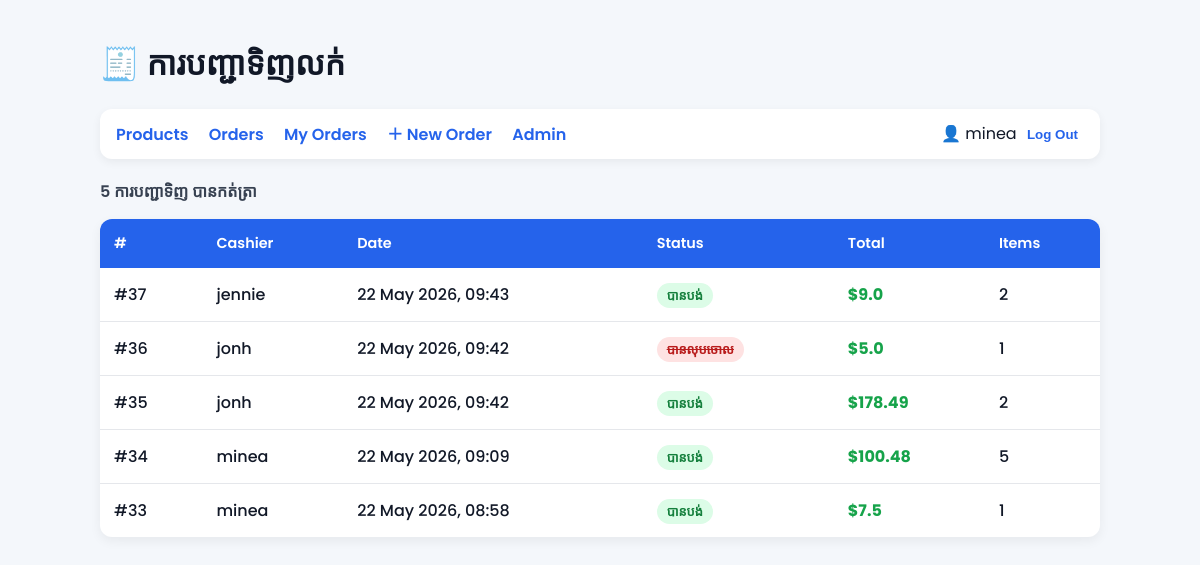
The app's page /sales/orders/ (signed in) with its own data.
### sales/models.py (models this page shows, shortened)
class Order(models.Model):
    STATUS_CHOICES = [
        ('open',       'បានបើក'),
        ('paid',       'បានបង់'),
        ('refunded',   'បានសង'),
        ('cancelled',  'បានលុបចោល'),
    ]
    cashier    = models.ForeignKey(
        User,
        on_delete=models.SET_NULL,
        null=True,
        related_name='orders',
    )
    status     = models.CharField(
        max_length=20,
        choices=STATUS_CHOICES,
        default='open'
    )
    created_at = models.DateTimeField(auto_now_add=True)
    notes      = models.TextField(blank=True)
    @property
    def total(self):
        subtotal = sum(item.subtotal for item in self.items.all())
        try:
            return float(subtotal) - float(self.discount.amount)
        except Discount.DoesNotExist:
            return float(subtotal)
    class Meta:
        ordering = ['-created_at']

class OrderItem(models.Model):
    order      = models.ForeignKey(
        Order,
        on_delete=models.CASCADE,
        related_name='items'
    )
    product    = models.ForeignKey(
        Product,
        on_delete=models.PROTECT
    )
    quantity   = models.PositiveIntegerField(default=1)
    unit_price = models.DecimalField(
        max_digits=8,
        decimal_places=2
    )
    @property
    def subtotal(self):
        return self.unit_price * self.quantity

### sales/views.py (the view)
# urls.py: path('orders/',                views.order_list,     name='order_list'),
@login_required
def order_list(request):
    orders = Order.objects.all()
    return render(request, 'sales/order_list.html', {'orders': orders})

### sales/templates/sales/order_list.html (shortened to what this page needs)
<!DOCTYPE html>
<html lang="km">
<head>
</head>
<body>
<h1>🧾 ការបញ្ជាទិញលក់</h1>
<nav>
    <a href="/sales/products/">Products</a>
    <a href="/sales/orders/">Orders</a>
    <a href="{% url 'my_orders' %}">My Orders</a>
    <a href="/sales/orders/new/">＋ New Order</a>
    <a href="/admin/">Admin</a>
    <span style="float:right">
        👤 {{ request.user.username }}
        <form method="post" action="/accounts/logout/" style="display:inline">
            <button type="submit"
                    style="background:none;border:none;color:#2563eb;font-weight:600;cursor:pointer;">
                Log Out
            </button>
        </form>
    </span>
</nav>
<div class="info">
    {{ orders|length }} ការបញ្ជាទិញ បានកត់ត្រា
</div>
<table>
    <thead>
        <tr>
            <th>#</th>
            <th>Cashier</th>
            <th>Date</th>
            <th>Status</th>
            <th>Total</th>
            <th>Items</th>
        </tr>
    </thead>
    <tbody>
    {% for order in orders %}
    <tr>
        <td>#{{ order.pk }}</td>
        <td>{{ order.cashier }}</td>
        <td>{{ order.created_at|date:"d M Y, H:i" }}</td>
        <td>
            <span class="{{ order.status }}">
                {{ order.get_status_display }}
            </span>
        </td>
        <td class="price">${{ order.total }}</td>
        <td>{{ order.items.count }}</td>
    </tr>
    {% empty %}
    <tr>
        <td colspan="6" class="empty">
            មិនទាន់មានការបញ្ជាទិញ
        </td>
    </tr>
    {% endfor %}
    </tbody>
</table>
</body>
</html>

### sales/templates/sales/order_list.html (style rules this page uses)
body { font-family: 'Poppins', sans-serif; max-width: 1000px; margin: 40px auto; padding: 0 20px; background: #f4f7fb; color: #111827; }
h1 { font-weight: 700; }
nav { background: white; padding: 12px 16px; border-radius: 12px; box-shadow: 0 3px 10px rgba(0,0,0,0.06); margin-bottom: 20px; }
nav a { margin-right: 16px; color: #2563eb; font-weight: 600; text-decoration: none; }
table { width: 100%; border-collapse: collapse; background: white; border-radius: 12px; overflow: hidden; box-shadow: 0 4px 12px rgba(0,0,0,0.06); }
th { background: #2563eb; color: white; padding: 14px; text-align: left; font-weight: 600; font-size: 0.9em; }
td { padding: 14px; border-bottom: 1px solid #e5e7eb; font-weight: 500; }
tr:last-child td { border-bottom: none; }
.paid { background: #dcfce7; color: #15803d; padding: 4px 10px; border-radius: 999px; font-weight: 700; font-size: 0.8em; }
.cancelled { background: #fee2e2; color: #b91c1c; padding: 4px 10px; border-radius: 999px; font-weight: 700; font-size: 0.8em; text-decoration: line-through; }
.info { margin: 15px 0; font-weight: 600; color: #374151; }
.price { font-weight: 700; color: #16a34a; }

### records on screen
Order: pk "37", cashier "jennie", created_at "22 May 2026, 09:43", status "បានបង់", total "9.0", items.count "2"
Order: pk "36", cashier "jonh", created_at "22 May 2026, 09:42", status "បានលុបចោល", total "5.0", items.count "1"
Order: pk "35", cashier "jonh", created_at "22 May 2026, 09:42", status "បានបង់", total "178.49", items.count "2"
Order: pk "34", cashier "minea", created_at "22 May 2026, 09:09", status "បានបង់", total "100.48", items.count "5"
Order: pk "33", cashier "minea", created_at "22 May 2026, 08:58", status "បានបង់", total "7.5", items.count "1"

### other values on screen
{{ request.user.username }} "minea"
{{ orders|length }} "5"
